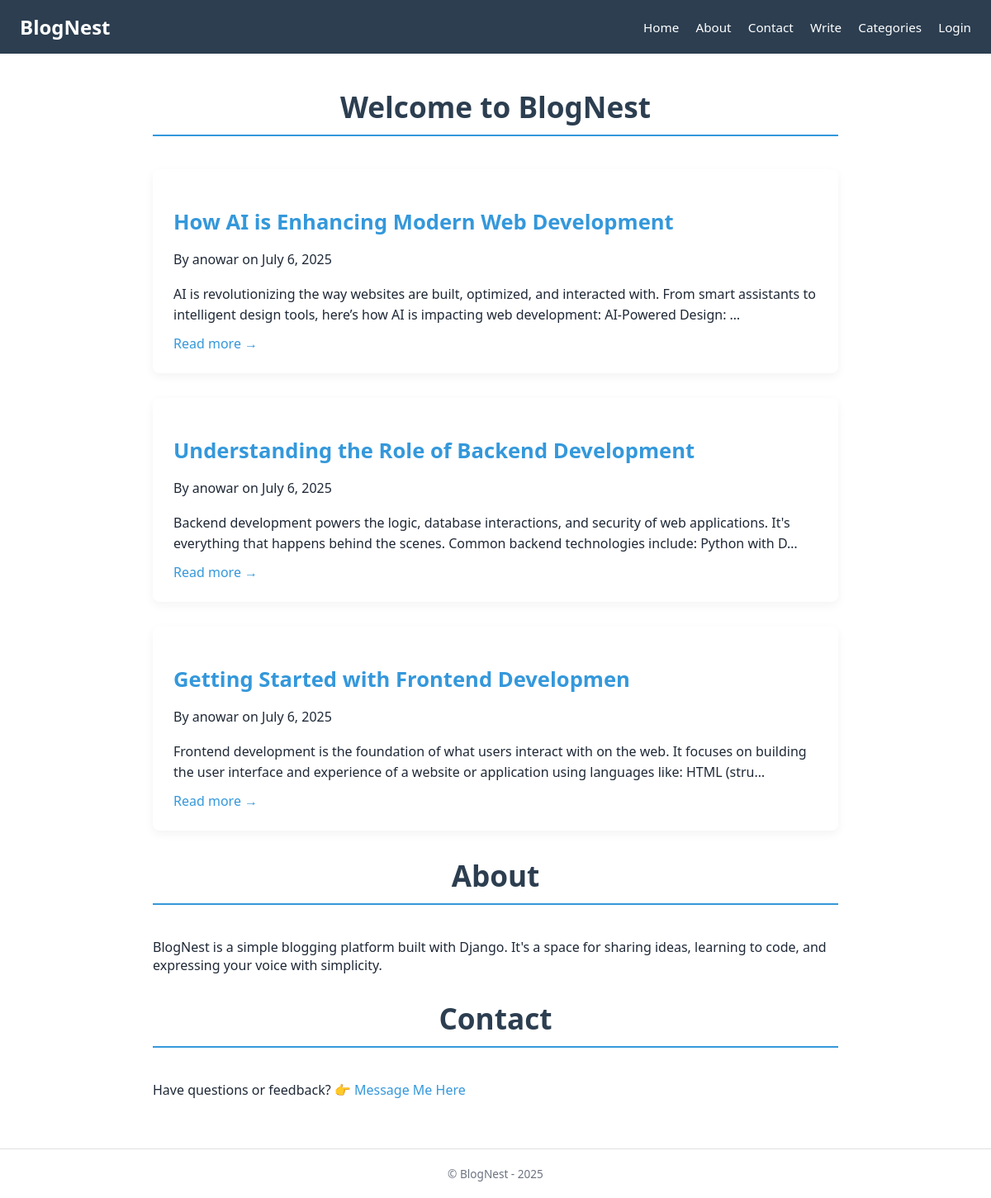
The page / on the database its author committed.
### blog/models.py (models this page shows, shortened)
class Post(models.Model):
    title = models.CharField(max_length=200)
    slug = models.SlugField(unique=True, blank=True)
    author = models.ForeignKey(User, on_delete=models.CASCADE)
    content = models.TextField()
    created_at = models.DateTimeField(auto_now_add=True)

### blog/views.py (the view)
# urls.py: path('', views.home, name='home'),
def home(request):
    posts = Post.objects.all().order_by('-created_at')
    return render(request, 'blog/home.html', {'posts': posts})

### blog/templates/blog/home.html (shortened to what this page needs)
<!DOCTYPE html>
<html lang="en">
<head>
    <link rel="stylesheet" href="/static/style.css">
</head>
<body>
    <header class="navbar">
        <h1>BlogNest</h1>
        <nav class="nav-links">
            <a href="{% url 'home' %}">Home</a>
            <a href="#about">About</a>
            <a href="#contact">Contact</a>
            <a href="/admin/blog/post/add/" target="_blank">Write</a>
            <a href="#">Categories</a>
            <a href="#">Login</a>
        </nav>
    </header>
    <div class="container">
        <h2 class="title">Welcome to BlogNest</h2>
        {% for post in posts %}
            <div class="post-preview">
                <h2><a href="{% url 'post_detail' post.slug %}">{{ post.title }}</a></h2>
                <p class="meta">By {{ post.author }} on {{ post.created_at|date:"F j, Y" }}</p>
                <p>{{ post.content|truncatechars:200 }}</p>
                <a href="{% url 'post_detail' post.slug %}">Read more →</a>
            </div>
        {% empty %}
            <p>No blog posts found.</p>
        {% endfor %}
        <section id="about">
            <h2 class="title">About</h2>
            <p>
                BlogNest is a simple blogging platform built with Django.
                It's a space for sharing ideas, learning to code, and expressing your voice with simplicity.
            </p>
        </section>
        <section id="contact">
            <h2 class="title">Contact</h2>
            <p>
                Have questions or feedback?
                👉 <a href="https://msganowar.netlify.app/" target="_blank">Message Me Here</a>
            </p>
        </section>
    </div>
    <footer>
        &copy; {{ now|date:"Y" }} BlogNest - 2025
    </footer>
</body>
</html>

### static/style.css (style rules this page uses)
:root { --primary: #2c3e50; --accent: #3498db; --bg: #ffffff; --text: #1f2937; --muted: #6b7280; --shadow: rgba(0, 0, 0, 0.05); }
* { box-sizing: border-box; }
body { font-family: 'Segoe UI', sans-serif; margin: 0; padding: 0; background-color: var(--bg); color: var(--text); }
.navbar { background-color: var(--primary); color: white; padding: 1rem 1.5rem; display: flex; justify-content: space-between; align-items: center; flex-wrap: wrap; }
.navbar h1 { font-size: 1.5rem; margin: 0; }
.nav-links a { color: white; margin-left: 1rem; text-decoration: none; font-size: 0.95rem; }
.container { width: 90%; max-width: 860px; margin: 40px auto; padding: 0 15px; }
.title { font-size: 2.2rem; text-align: center; margin-bottom: 40px; color: var(--primary); border-bottom: 2px solid var(--accent); padding-bottom: 10px; }
.post-preview { background-color: #fff; border-radius: 8px; padding: 25px; margin-bottom: 30px; box-shadow: 0 4px 12px var(--shadow); transition: transform 0.2s ease; }
.post-preview h2 { font-size: 1.6rem; margin-bottom: 10px; color: var(--accent); }
.meta { font-size: 0.85rem; color: var(--muted); margin-bottom: 15px; }
.post-preview p { font-size: 1rem; line-height: 1.6; color: var(--text); margin-bottom: 10px; }
a { color: var(--accent); text-decoration: none; }
footer { text-align: center; padding: 20px 0; font-size: 0.85rem; color: var(--muted); border-top: 1px solid #e0e0e0; margin-top: 60px; }

### rows shown on the page
Post: title "How AI is Enhancing Modern Web Development", author "anowar", created_at "July 6, 2025", content "AI is revolutionizing the way websites are built, optimized, and interacted with. From smart assistants to intelligent design tools, here’s how AI is impacting web development: AI-Powered Design: …"
Post: title "Understanding the Role of Backend Development", author "anowar", created_at "July 6, 2025", content "Backend development powers the logic, database interactions, and security of web applications. It's everything that happens behind the scenes. Common backend technologies include: Python with D…"
Post: title "Getting Started with Frontend Developmen", author "anowar", created_at "July 6, 2025", content "Frontend development is the foundation of what users interact with on the web. It focuses on building the user interface and experience of a website or application using languages like: HTML (stru…"
